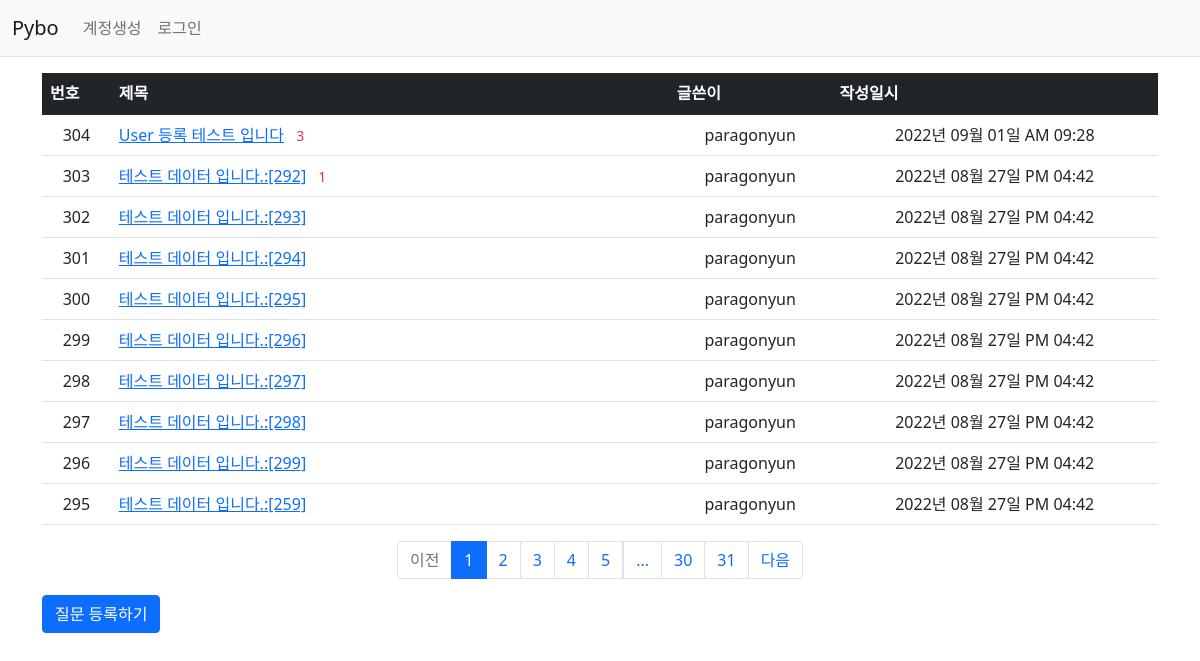
Page /question/list/ on the committed database.
### pybo/models.py (models this page shows)
class Question(db.Model) : ## class 이름으로 Table 이름이 생성됨
    id = db.Column(db.Integer, primary_key = True) ## 칼럼 속성과 기본키인지 아닌지
    subject = db.Column(db.String(200), nullable=False) ## Null값 허용 안 함
    content = db.Column(db.Text(), nullable=False)
    create_date = db.Column(db.DateTime(), nullable=False)
    user_id = db.Column(db.Integer, db.ForeignKey('user.id', ondelete='CASCADE'), nullable=False)
    user = db.relationship('User', backref=db.backref('question_set'))
    modify_date = db.Column(db.DateTime(), nullable=True)

class User(db.Model) :
    id = db.Column(db.Integer, primary_key = True)
    username = db.Column(db.String(150), unique=True, nullable=False)
    password = db.Column(db.String(200), nullable=False)
    email = db.Column(db.String(120), unique=True, nullable=False)

### pybo/views/question_views.py (the view)
@bp.route('/list/')
def _list() :
    page = request.args.get('page', type=int, default=1)  # 페이지
    question_list = Question.query.order_by(Question.create_date.desc())
    question_list = question_list.paginate(page, per_page=10)
    return render_template('question/question_list.html', question_list = question_list)

### pybo/filter.py (called while the page is built)
def format_datetime(value, fmt = '%Y년 %m월 %d일 %p %I:%M') :
    return  value.strftime(fmt)

### pybo/views/auth_views.py (called while the page is built)
@bp.before_app_request
def load_logged_in_user() :
    user_id = session.get('user_id')
    if user_id is None :
        g.user = None
    else :
        g.user = User.query.get(user_id)

### pybo/templates/question/question_list.html
{% extends 'base.html' %}
{% block content %}
<div class = "container my-3">
    <table class="table">
        <thead>
        <tr class="table-dark">
            <th>번호</th>
            <th style="width:50%">제목</th>
            <th>글쓴이</th>
            <th>작성일시</th>
        </tr>
        </thead>
        <tbody>
        {% if question_list %}
        {% for question in question_list.items %}
        <tr class="text-center">
            <td>{{ question_list.total - ((question_list.page-1) * question_list.per_page) - loop.index0 }}</td>
            <td class="text-start">
                <a href = "{{ url_for('question.detail', question_id=question.id)}}">{{ question.subject }}</a>
                {% if question.answer_set|length > 0 %}
                <span class="text-danger small mx-2">{{ question.answer_set|length }}</span>
                {% endif %}
            </td>
            <td>{{ question.user.username }}</td>
            <td>{{ question.create_date|datetime }}</td>
        </tr>
        {% endfor %}
        {% else %}
        <tr>
            <td colspan = "3">질문이 없습니다.</td>
        </tr>
        {% endif %}
        </tbody>
    </table>
    <ul class="pagination justify-content-center">
        {% if question_list.has_prev %}
        <li class="page-item">
            <a class="page-link" href="?page={{ question_list.prev_num }}">이전</a>
        </li>
        {% else %}
        <li class="page-item disabled">
            <a class="page-link" tabindex="-1" aria-disabled="true" href="javascript:void(0)">이전</a>
        </li>
        {% endif %}
        {% for page_num in question_list.iter_pages() %}
        {% if page_num %}
        {% if page_num != question_list.page %}
        <li class="page-item">
            <a class="page-link" href="?page={{ page_num }}">{{ page_num }}</a>
        </li>
        {% else %}
        <li class="page-item active" aria-current="page">
            <a class="page-link" href="javascript:void(0)">{{ page_num }}</a>
        </li>
        {% endif %}
        {% else %}
        <li class="disabled">
            <a class="page-link" href="javascript:void(0)">...</a>
        </li>
        {% endif %}
        {% endfor %}
        {% if question_list.has_next %}
        <li class="page-item">
            <a class="page-link" href="?page={{ question_list.next_num }}">다음</a>
        </li>
        {% else %}
        <li class="page-item disabled">
            <a class="page-link" tabindex="-1" aria-disabled="true" href="javascript:void(0)">다음</a>
        </li>
        {% endif %}
    </ul>
    <a href = "{{ url_for('question.create') }}" class = "btn btn-primary">질문 등록하기</a>
</div>
{% endblock %}

### rows in the picture
Question: total "304", subject "User 등록 테스트 입니다", answer_set|length "3", user.username "paragonyun", create_date "2022년 09월 01일 AM 09:28"
Question: total "303", subject "테스트 데이터 입니다.:[292]", answer_set|length "1", user.username "paragonyun", create_date "2022년 08월 27일 PM 04:42"
Question: total "302", subject "테스트 데이터 입니다.:[293]", user.username "paragonyun", create_date "2022년 08월 27일 PM 04:42"
Question: total "301", subject "테스트 데이터 입니다.:[294]", user.username "paragonyun", create_date "2022년 08월 27일 PM 04:42"
Question: id "300", subject "테스트 데이터 입니다.:[295]", user.username "paragonyun", create_date "2022년 08월 27일 PM 04:42"
Question: total "299", subject "테스트 데이터 입니다.:[296]", user.username "paragonyun", create_date "2022년 08월 27일 PM 04:42"
Question: total "298", subject "테스트 데이터 입니다.:[297]", user.username "paragonyun", create_date "2022년 08월 27일 PM 04:42"
Question: total "297", subject "테스트 데이터 입니다.:[298]", user.username "paragonyun", create_date "2022년 08월 27일 PM 04:42"
Question: total "296", subject "테스트 데이터 입니다.:[299]", user.username "paragonyun", create_date "2022년 08월 27일 PM 04:42"
Question: total "295", subject "테스트 데이터 입니다.:[259]", user.username "paragonyun", create_date "2022년 08월 27일 PM 04:42"

### other values in the picture
{{ page_num }} "1"
{{ page_num }} "2" "3" "4" "5" "30" "31"
